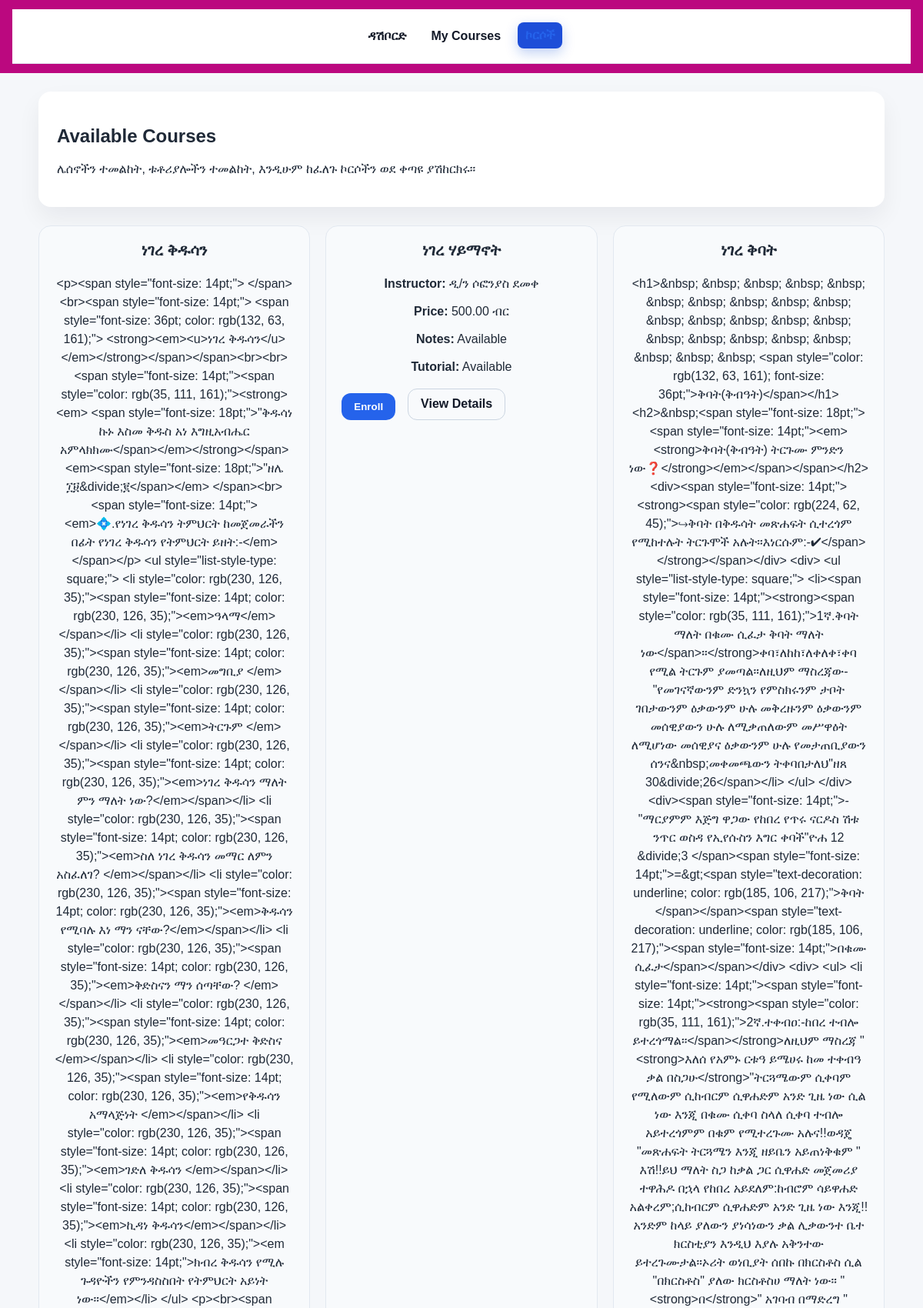
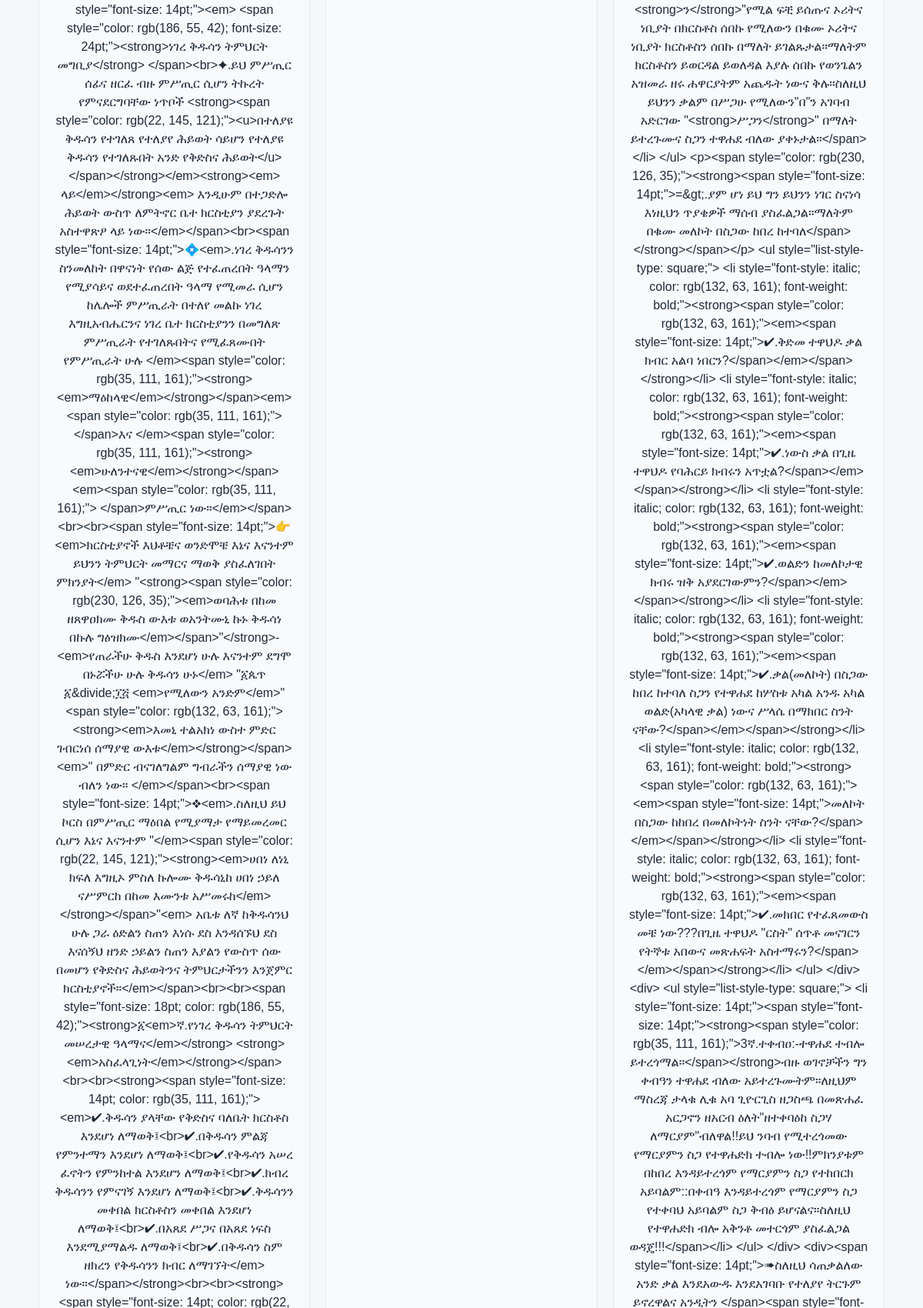
The app's page /courses.php (signed in, upper part) with its own data (2 pictures, top to bottom).
### tables this page shows
CREATE TABLE `courses` (
  `id` int(11) NOT NULL AUTO_INCREMENT,
  `course_name` varchar(255) NOT NULL,
  `course_code` varchar(50) NOT NULL,
  `short_description` text DEFAULT NULL,
  `description` text DEFAULT NULL,
  `category` varchar(100) DEFAULT NULL,
  `level` varchar(50) DEFAULT NULL,
  `thumbnail` varchar(255) DEFAULT NULL,
  `price` decimal(10,2) NOT NULL DEFAULT 0.00,
  `instructor` varchar(255) DEFAULT NULL,
  `pdf_file` varchar(255) DEFAULT NULL,
  `tutorial_topic` varchar(255) DEFAULT NULL,
  `tutorial_text` text DEFAULT NULL,
  `tutorial_image` varchar(255) DEFAULT NULL,
  `tutorial_audio` varchar(255) DEFAULT NULL,
  `tutorial_video` varchar(255) DEFAULT NULL,
  `modules` text DEFAULT NULL,
  `quiz` text DEFAULT NULL,
  `assignment` text DEFAULT NULL,
  `certificate_requirements` text DEFAULT NULL,
  `created_at` datetime DEFAULT current_timestamp(),
  `instructor_bio` text DEFAULT NULL,
  `instructor_image` varchar(255) DEFAULT NULL,
  PRIMARY KEY (`id`),
  UNIQUE KEY `course_code` (`course_code`)
);

### db.php (called while the page is built, shortened)
<?php
if (!function_exists('safe')) {
    function safe($value): string
    {
        if (is_scalar($value)) {
            return htmlspecialchars((string)$value, ENT_QUOTES, 'UTF-8');
        }
        return '';
    }
}

### courses.php (the view, shortened to what this page needs)
<?php
require_once __DIR__ . '/db.php';
$courses = [];
$noteCount = 0;
$enrolledCourseKeys = [];
try {
    $stmt = $pdo->query('SELECT * FROM courses ORDER BY created_at DESC');
    $courses = $stmt->fetchAll();
} catch (Throwable $e) {
    error_log('Courses page query failed: ' . $e->getMessage());
    $courses = [];
}
try {
    $noteStmt = $pdo->query('SELECT COUNT(*) AS total FROM admin_notes');
    $noteCount = (int)($noteStmt->fetch()['total'] ?? 0);
} catch (Throwable $e) {
    $noteCount = 0;
}
?>
<!DOCTYPE html>
<html lang="am">
<head>
    <link rel="stylesheet" href="sofonyas (1).css">
</head>
<body>
    <nav>
        <ul>
            <li><a href="student_dashboard.php">ዳሽቦርድ</a></li>
            <li><a href="my_courses.php">My Courses</a></li>
            <li><a href="courses.php" class="active">ኮርሶች</a></li>
        </ul>
    </nav>
    <div class="page">
        <section class="card">
            <h2>Available Courses</h2>
            <p>ሌሰኖችን ተመልከት, ቱቶሪያሎችን ተመልከት, እንዲሁም ከፈለጉ ኮርሶችን ወደ ቀጣዩ ያሽከርክሩ።</p>
        </section>
        <?php if (empty($courses)): ?>
            <section class="card">
                <p>ምንም ኮርስ የለም.</p>
            </section>
        <?php else: ?>
            <div class="feature-grid">
                <?php foreach ($courses as $course): ?>
                    <?php $courseIsEnrolled = isset($enrolledCourseKeys[(int)($course['id'] ?? 0)]) || isset($enrolledCourseKeys['name:' . ($course['course_name'] ?? '')]); ?>
                    <div class="course-card">
                        <h3><?php echo safe($course['course_name'] ?? 'Untitled Course'); ?></h3>
                        <p><?php echo safe($course['short_description'] ?? $course['description'] ?? ''); ?></p>
                        <p><strong>Instructor:</strong> <?php echo safe($course['instructor'] ?? 'Staff'); ?></p>
                        <p><strong>Price:</strong> <?php echo number_format((float)($course['price'] ?? 0), 2); ?> ብር</p>
                        <p><strong>Notes:</strong> <?php echo $noteCount > 0 ? 'Available' : 'Coming soon'; ?></p>
                        <p><strong>Tutorial:</strong> <?php echo !empty($course['tutorial_topic']) || !empty($course['tutorial_text']) || !empty($course['tutorial_video']) ? 'Available' : 'Coming soon'; ?></p>
                        <div style="margin-top:16px; display:flex; flex-wrap:wrap; gap:10px;">
                            <form method="post" style="margin:0;">
                                <button class="button" type="submit" <?php echo $courseIsEnrolled ? 'disabled style="opacity:.6;cursor:not-allowed;"' : ''; ?>><?php echo $courseIsEnrolled ? 'Enrolled' : 'Enroll'; ?></button>
                            </form>
                            <a class="secondary" href="course_details.php?id=<?php echo (int)($course['id'] ?? 0); ?>">View Details</a>
                        </div>
                    </div>
                <?php endforeach; ?>
            </div>
        <?php endif; ?>
    </div>
</body>
</html>

### sofonyas (1).css (style rules this page uses)
html { scroll-behavior: smooth; }
body { font-family: 'Noto Sans Ethiopic', sans-serif; background: linear-gradient(135deg, #eff6ff 0%, #f8fafc 45%, #eef2ff 100%); margin: 0; padding: 0; text-align: center; color: #1f2937; }
nav { background: #bb087f; padding: 12px 16px; position: sticky; top: 0; z-index: 1000; display: flex; align-items: center; justify-content: space-between; gap: 12px; }
nav ul { list-style: none; display: flex; flex-wrap: wrap; justify-content: center; gap: 12px; margin: 0; padding: 0; flex: 1; }
nav a { color: #fff; text-decoration: none; font-weight: 700; padding: 8px 10px; border-radius: 8px; display: inline-block; transition: background-color 0.18s ease, transform 0.18s ease, box-shadow 0.2s ease; }
nav a.active, nav a:hover { background: #1d4ed8; transform: translateY(-1px); box-shadow: 0 6px 16px rgba(11, 75, 211, 0.25); }
section { padding: 20px; max-width: 1200px; margin: auto; }
.card { background: #ffffff; padding: 24px; margin: 24px auto; border-radius: 16px; box-shadow: 0 18px 40px rgba(15, 23, 42, 0.14); text-align: left; max-width: 1100px; }
.stats-grid, .feature-grid, .testimonial-grid, .list-grid { display: grid; gap: 16px; }
.feature-grid { grid-template-columns: repeat(auto-fit, minmax(280px, 1fr)); max-width: 1100px; margin: 20px auto; }
.button { display: inline-block; background: #2563eb; color: #fff; text-decoration: none; padding: 10px 14px; border-radius: 8px; font-weight: 700; margin: 6px 6px 0 0; transition: transform 0.2s ease, box-shadow 0.2s ease, background 0.2s ease; }
.card { transition: transform 0.25s ease, box-shadow 0.25s ease; }
.button, .lang-btn, nav a, .slider-dot { transition: transform 0.24s ease, box-shadow 0.24s ease, background-color 0.24s ease; }

### courses.php (style rules this page uses)
body { font-family: Arial, sans-serif; background:#f5f7fa; color:#1f2937; margin:0; padding:0; }
nav ul { display:flex; gap:12px; list-style:none; padding:18px 24px; margin:0; background:#ffffff; border-bottom:1px solid #e2e8f0; }
nav a { color:#111827; text-decoration:none; font-weight:700; }
nav a.active { color:#2563eb; }
.page { max-width: 1100px; margin: 24px auto; padding: 0 20px; }
.card { background:#ffffff; border-radius:16px; box-shadow:0 14px 30px rgba(15,23,42,0.06); padding:24px; }
.feature-grid { display:grid; gap:20px; grid-template-columns: repeat(auto-fit, minmax(280px, 1fr)); margin-top:18px; }
.course-card { padding:20px; border:1px solid #e2e8f0; border-radius:16px; background:#f8fafc; }
.course-card h3 { margin-top:0; font-size:1.25rem; }
.course-card p { margin:0.75rem 0; line-height:1.5; }
.button, .secondary { display:inline-flex; align-items:center; justify-content:center; padding:10px 16px; border-radius:12px; font-weight:700; text-decoration:none; }
.button { background:#2563eb; color:#fff; border:none; }
.secondary { background:#f8fafc; color:#111827; border:1px solid #cbd5e1; }

### records on screen
courses: course_name "ነገረ ቅዱሳን"
courses: course_name "ነገረ ሃይማኖት", instructor "ዲ/ን ሶፎንያስ ደመቀ", price "500.00", shows "Available", shows "Enroll"
courses: course_name "ነገረ ቅባት"
